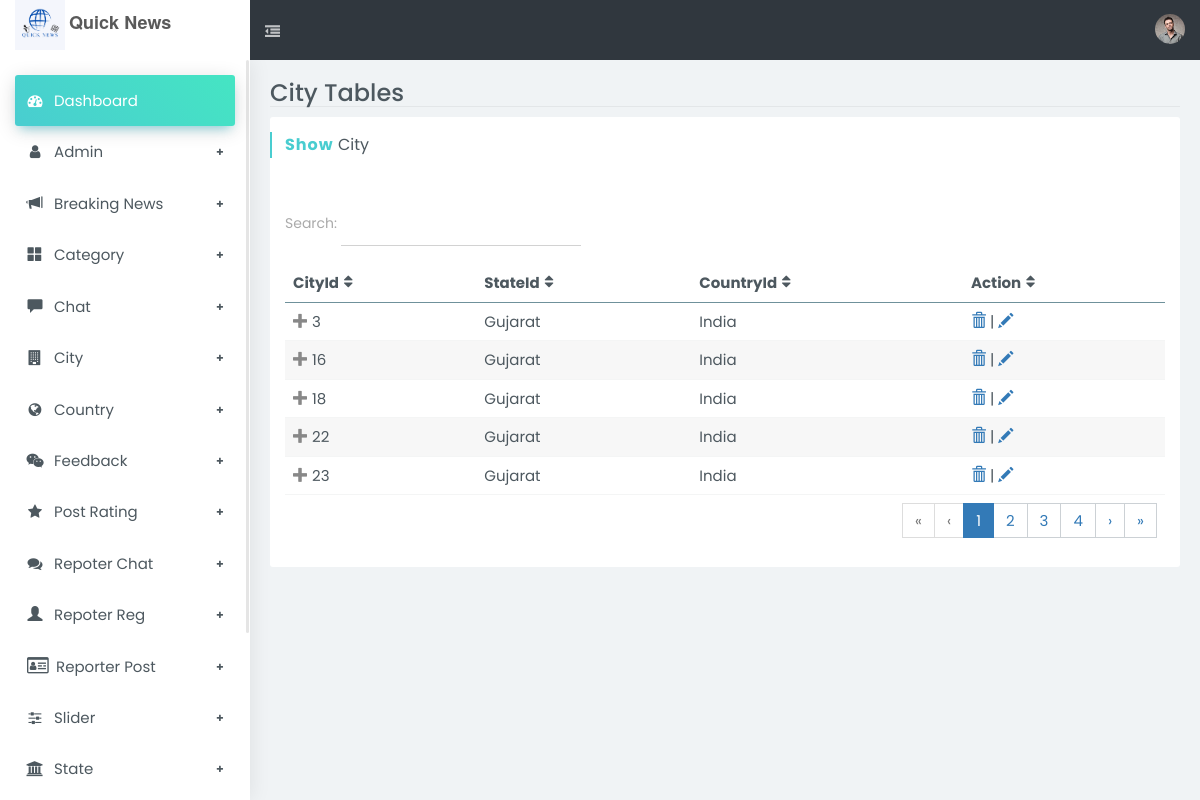
/newsadmin/index.php/citycontroller, run on the app's committed database.
### tables this page shows
CREATE TABLE IF NOT EXISTS `city` (
  `cityid` int NOT NULL AUTO_INCREMENT,
  `stateid` int NOT NULL,
  `countryid` int NOT NULL,
  `cname` varchar(20) NOT NULL,
  `datereg` timestamp NOT NULL DEFAULT CURRENT_TIMESTAMP ON UPDATE CURRENT_TIMESTAMP,
  `cstatus` enum('Active','Deactive') NOT NULL DEFAULT 'Active',
  PRIMARY KEY (`cityid`),
  KEY `stateid` (`stateid`),
  KEY `countryid` (`countryid`)
);

CREATE TABLE IF NOT EXISTS `state` (
  `stateid` int NOT NULL AUTO_INCREMENT,
  `countryid` int NOT NULL,
  `sname` varchar(20) NOT NULL,
  `datereg` timestamp NOT NULL DEFAULT CURRENT_TIMESTAMP ON UPDATE CURRENT_TIMESTAMP,
  `sstatus` enum('Active','Deactive') NOT NULL DEFAULT 'Deactive',
  PRIMARY KEY (`stateid`),
  KEY `countryid` (`countryid`)
);

CREATE TABLE IF NOT EXISTS `country` (
  `countryid` int NOT NULL AUTO_INCREMENT,
  `countryname` varchar(20) NOT NULL,
  `datereg` timestamp NOT NULL DEFAULT CURRENT_TIMESTAMP ON UPDATE CURRENT_TIMESTAMP,
  `countrystatus` enum('Active','Deactive') NOT NULL DEFAULT 'Active',
  PRIMARY KEY (`countryid`)
);

### newsadmin/application/controllers/citycontroller.php (called while the page is built, shortened)
<?php
class citycontroller extends CI_Controller{
    public function index() {
        $this->db->from('city');
        $this->db->join('country', 'country.countryid = city.countryid');
        $this->db->join('state', 'state.stateid = city.stateid');
        $file['city']=$this->db->get()->result();
        $this->load->view('template/header');
        $this->load->view('template/sidebar');
        $this->load->view('city/showcity',$file);
        }
 }
?>

### newsadmin/index.php (called while the page is built, shortened)
<?php
require_once BASEPATH.'core/CodeIgniter.php';

### newsadmin/application/views/city/showcity.php (the view, shortened to what this page needs)
		<section id="content">
			<div class="page page-tables-footable">
				<div class="b-b mb-10">
					<div class="row">
						<div class="col-sm-6 col-xs-12">
							<h1 class="h3 m-0">City Tables</h1>
						</div>
					</div>
				</div>
				<div class="row">
					<div class="col-md-12">
						<section class="boxs ">
							<div class="boxs-header">
								<h3 class="custom-font hb-cyan">
									<strong>Show</strong> City</h3>
							</div>
							<div class="boxs-body">
								<div class="form-group">
									<label for="filter" style="padding-top: 5px">Search:</label>
									<input id="filter" type="text" class="form-control rounded w-md mb-10 inline-block" />
								</div>
								<table id="searchTextResults" data-filter="#filter" data-page-size="5" class="footable table table-custom">
									<thead>
										<tr>
											<th>CityId</th>
											<th>StateId</th>
											<th>CountryId</th>
											<th>Action</th>
										</tr>
									</thead>
									<tbody>
										<?php
										foreach($city as $row)
											{
											?>
										<tr>
											<td><?php echo $row->cityid ?></td>
											<td><?php echo $row->sname ?></td>
											<td><?php echo $row->countryname ?></td>
											<td>
												<a href="<?php echo site_url()?>/citycontroller/del/<?php echo $row->cityid?>"><i class="glyphicon glyphicon-trash"></i></a> |
												<a href="<?php echo site_url()?>/citycontroller/edit/<?php echo $row->cityid?>"><i class="glyphicon glyphicon-pencil"></i></a>
											</td>
										</tr>
										<?php
											}
										?>
									</tbody>
									<tfoot class="hide-if-no-paging">
										<tr>
											<td colspan="5" class="text-right">
												<ul class="pagination">
												</ul>
											</td>
										</tr>
									</tfoot>
								</table>
							</div>
						</section>
					</div>
				</div>
			</div>
		</section>
	</div>
</body>
</html>

### data on the page
city: cityid "3", stateid.sname "Gujarat", countryid.countryname "India"
city: cityid "16", stateid.sname "Gujarat", countryid.countryname "India"
city: cityid "18", stateid.sname "Gujarat", countryid.countryname "India"
city: cityid "22", stateid.sname "Gujarat", countryid.countryname "India"
city: cityid "23", stateid.sname "Gujarat", countryid.countryname "India"
